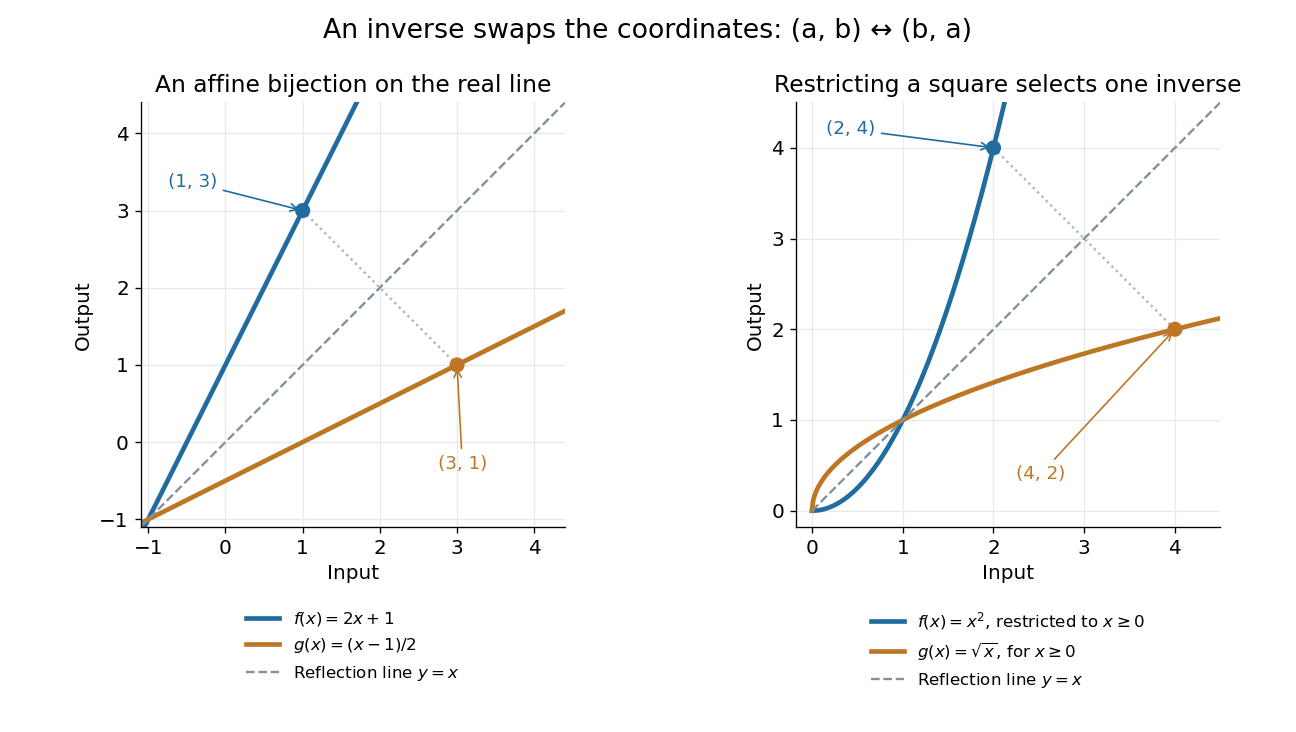

The script that drew this image:
"""Illustrate inverse maps as reflected graphs, including a restricted square."""

from pathlib import Path

import matplotlib.pyplot as plt
import numpy as np


def main():
    x = np.linspace(-10, 10, 2001)
    f = lambda t: 2*t+1
    inverse = lambda t: (t-1)/2
    assert np.allclose(inverse(f(x)), x)
    assert np.allclose(f(inverse(x)), x)
    assert f(1) == 3 and inverse(3) == 1
    positive = np.linspace(0, 5, 500)
    assert np.allclose(np.sqrt(positive**2), positive)
    assert np.sqrt((-2)**2) == 2 and np.sqrt((-2)**2) != -2
    plt.rcParams.update({"font.size": 12, "axes.titlesize": 14})
    fig, axes = plt.subplots(1, 2, figsize=(10.8, 6.1), dpi=120, facecolor="white")
    ax = axes[0]
    display = np.linspace(-1.1, 4.4, 500)
    ax.plot(display, f(display), color="#216c9f", lw=2.8, label=r"$f(x)=2x+1$")
    ax.plot(display, inverse(display), color="#bd7724", lw=2.8, label=r"$g(x)=(x-1)/2$")
    ax.plot(display, display, color="#81909b", linestyle="--", lw=1.4, label=r"Reflection line $y=x$")
    ax.scatter([1, 3], [3, 1], color=["#216c9f", "#bd7724"], s=65, zorder=5)
    ax.plot([1, 3], [3, 1], color="#aab5bd", linestyle=":", lw=1.4)
    ax.annotate("(1, 3)", xy=(1, 3), xytext=(-.75, 3.3), color="#216c9f",
                arrowprops={"arrowstyle": "->", "color": "#216c9f"}, fontsize=11)
    ax.annotate("(3, 1)", xy=(3, 1), xytext=(2.75, -.35), color="#bd7724",
                arrowprops={"arrowstyle": "->", "color": "#bd7724"}, fontsize=11)
    ax.set(xlim=(-1.1, 4.4), ylim=(-1.1, 4.4), aspect="equal", title="An affine bijection on the real line")
    ax = axes[1]
    square_input = np.linspace(0, np.sqrt(4.5), 500)
    square_root_input = np.linspace(0, 4.5, 500)
    ax.plot(square_input, square_input**2, color="#216c9f", lw=2.8,
            label=r"$f(x)=x^2$, restricted to $x\geq0$")
    ax.plot(square_root_input, np.sqrt(square_root_input), color="#bd7724", lw=2.8,
            label=r"$g(x)=\sqrt{x}$, for $x\geq0$")
    ax.plot(square_root_input, square_root_input, color="#81909b", linestyle="--", lw=1.4,
            label=r"Reflection line $y=x$")
    ax.scatter([2, 4], [4, 2], color=["#216c9f", "#bd7724"], s=65, zorder=5)
    ax.plot([2, 4], [4, 2], color="#aab5bd", linestyle=":", lw=1.4)
    ax.annotate("(2, 4)", xy=(2, 4), xytext=(.15, 4.15), color="#216c9f",
                arrowprops={"arrowstyle": "->", "color": "#216c9f"}, fontsize=11)
    ax.annotate("(4, 2)", xy=(4, 2), xytext=(2.25, .35), color="#bd7724",
                arrowprops={"arrowstyle": "->", "color": "#bd7724"}, fontsize=11)
    ax.set(xlim=(-.18, 4.5), ylim=(-.18, 4.5), aspect="equal", title="Restricting a square selects one inverse")
    for ax in axes:
        ax.set(xlabel="Input", ylabel="Output")
        ax.grid(color="#e6eaed")
        ax.spines[["top", "right"]].set_visible(False)
        ax.legend(loc="upper center", bbox_to_anchor=(.5, -.16), frameon=False, fontsize=10, ncol=1)
    fig.suptitle("An inverse swaps the coordinates: (a, b) ↔ (b, a)", fontsize=16, y=.975)
    fig.subplots_adjust(left=.07, right=.98, top=.86, bottom=.28, wspace=.25)
    fig.savefig(Path.cwd() / Path(__file__).with_suffix(".png").name,
                facecolor="white", transparent=False)
    plt.close(fig)


if __name__ == "__main__":
    main()
